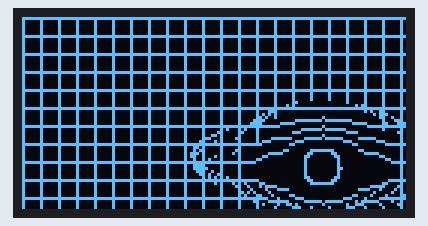
Bench run of a sketch on a simulated Arduino Uno, built with avr-gcc and run on an emulated ATmega328P. Shown: 128×64 one-colour display.

Above: at 0.6 s.
At 8.5 s:
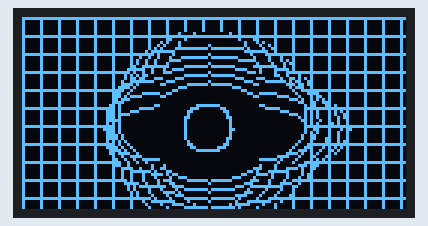
At 12.2 s:
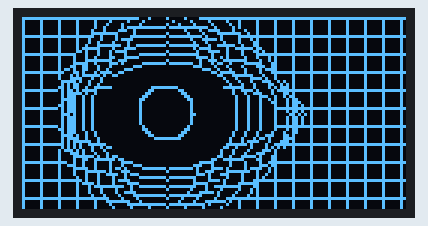
At 14.1 s:
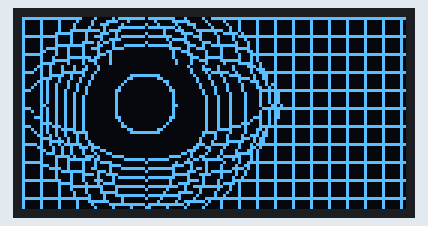
At 15.1 s:
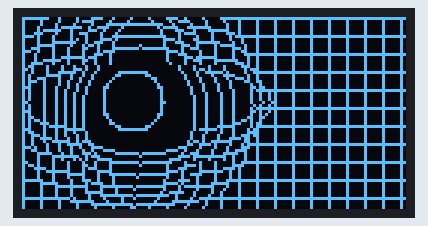
At 16.1 s:
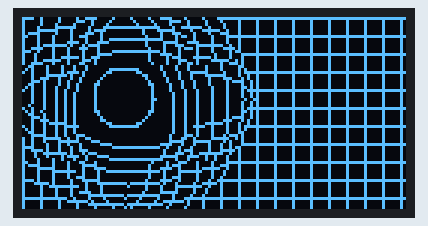

Measured:
- by itself, everything shown: repeats every 17.1 s, in 21 steps
- what the display in image 0 shows lasts 0.6 s, from 0.5 s to 1.1 s
- what the display in image 1 shows lasts 0.9 s, from 8.5 s to 9.4 s
- what the display in image 2 shows lasts 1.0 s, from 12.1 s to 13.1 s

The sketch:

p007_space_demo.ino
```cpp
#include <Wire.h>
#include <Adafruit_GFX.h>
#include <Adafruit_SSD1306.h>
#include <math.h>
#include <Arduino.h>

#define BAUD_RATE 9600
#define DELAY_TIME 1000
#define DISPLAY_WIDTH 128
#define DISPLAY_HEIGHT 64
#define OLED_RESET_PIN 4

Adafruit_SSD1306 display(DISPLAY_WIDTH, DISPLAY_HEIGHT, &Wire, OLED_RESET_PIN);

void setup() {
  Serial.begin(BAUD_RATE);
  display.begin(SSD1306_SWITCHCAPVCC, 0x3C);
  display.clearDisplay();
  display.setTextColor(WHITE);
  display.display();
}

void loop() {
  int center_x = 100;
  int center_y = 50;
  int initial_radius = 12;

  int total_x_decrease = 70;
  int total_y_decrease = 25;
  int total_radius_increase = 10;

  for(int percentage = 0; percentage <= 100; percentage += 5){
    display.clearDisplay();

    int x_decrease = static_cast<int>(total_x_decrease / 100.0 * percentage);
    int y_decrease = static_cast<int>(total_y_decrease / 100.0 * percentage);
    int radius_increase = static_cast<int>(total_radius_increase / 100.0 * percentage);

    int radius = initial_radius + radius_increase;

    drawCircle(center_x - x_decrease, center_y - y_decrease, radius / 2);
    drawShape(center_x - x_decrease, center_y - y_decrease, radius);

    display.display();
    delay(100);
  }
}

void drawShape(int center_x, int center_y, int radius) {
  const int line_break = 6;

  for (int i = 0; i < DISPLAY_WIDTH; i += line_break) {
    if (evaluateLine(center_x, center_y, radius, i, false)) {
      curveLine(center_x, center_y, radius, i, false);
    } else {
      display.drawLine(i, 0, i, DISPLAY_HEIGHT - 1, WHITE);
    }
  }

  for (int i = 0; i < DISPLAY_HEIGHT; i += line_break) {
    if (evaluateLine(center_x, center_y, radius, i, true)) {
      curveLine(center_x, center_y, radius, i, true);
    } else {
      display.drawLine(0, i, DISPLAY_WIDTH - 1, i, WHITE);
    }
  }
}

bool evaluateLine(int center_x, int center_y, int radius, int line, bool is_vertical) {
  const float proximity_threshold = 2.5;

  int length = is_vertical ? DISPLAY_WIDTH : DISPLAY_HEIGHT;

  for (int j = 0; j < length; j++) {
    float distance_vector = calculateDistance(center_x, center_y, is_vertical ? j : line, is_vertical ? line : j);
    if (distance_vector <= radius * proximity_threshold) {
      return true;
    }
  }
  return false;
}

//v1
void curveLine(int center_x, int center_y, int radius, int line, bool is_vertical) {
  int start_pixel = -1;
  int end_pixel = -1;
  const float proximity_factor = 2.0;
  int length = is_vertical ? DISPLAY_WIDTH : DISPLAY_HEIGHT;

  for (int j = 0; j < length; j++) {
    float distance_vector = calculateDistance(center_x, center_y, is_vertical ? j : line, is_vertical ? line : j);
    if (distance_vector > radius * proximity_factor) {
      display.drawPixel(is_vertical ? j : line, is_vertical ? line : j, WHITE);
    } else {
      if (start_pixel == -1) {
        start_pixel = j;
      } else {
        end_pixel = j;
      }
    }
  }

  if (end_pixel == -1) {
    int delta = line < (is_vertical ? center_y : center_x) ? line - 1 : line + 1;
    display.drawPixel(is_vertical ? start_pixel : delta, is_vertical ? delta : start_pixel, WHITE);
    return;
  }

  float curve_value = calculateDistance(center_x, center_y, start_pixel, line) - 2;
  int h = curve_value - abs(is_vertical ? center_y - line : center_x - line);

  for (int j = start_pixel; j <= end_pixel; j++) {
    int point_y = floor(getYValue(j, start_pixel, end_pixel, (h / 3), (h / 2)));
    display.drawPixel(is_vertical ? j : (line < center_x ? line - point_y : line + point_y),
                      is_vertical ? (line < center_y ? line - point_y : line + point_y) : j, WHITE);
  }
}

//v2
// void curveLine(int center_x, int center_y, int radius, int line, bool is_vertical) {
//   const float proximity_factor = 2.0;
//   const float curvature_factor = 0.01;  // Factor to control the amount of curvature
//   int length = is_vertical ? DISPLAY_WIDTH : DISPLAY_HEIGHT;

//   for (int j = 0; j < length; j++) {
//     float distance_vector = calculateDistance(center_x, center_y, is_vertical ? j : line, is_vertical ? line : j);
//     if (distance_vector <= radius * proximity_factor) {
//       int displacement = curvature_factor * pow(j - (is_vertical ? center_x : center_y), 2);
//       display.drawPixel(is_vertical ? j : line + displacement, is_vertical ? line + displacement : j, WHITE);
//     } else {
//       display.drawPixel(is_vertical ? j : line, is_vertical ? line : j, WHITE);
//     }
//   }
// }

//v3
// void curveLine(int center_x, int center_y, int radius, int line, bool is_vertical) {
//   const float proximity_factor = 2.0;
//   int length = is_vertical ? DISPLAY_WIDTH : DISPLAY_HEIGHT;

//   // Coordinates of points where line intersects the circle
//   int x1 = center_x - radius;
//   int x2 = center_x + radius;

//   // If line intersects circle, draw curved lines
//   if (line > center_y - radius && line < center_y + radius) {
//     // Draw line segments on either side of the circle
//     for (int i = 0; i < x1; i++) {
//       display.drawPixel(i, line, WHITE);
//     }
//     for (int i = x2; i < length; i++) {
//       display.drawPixel(i, line, WHITE);
//     }

//     // Draw curved lines around the circle
//     for (int i = x1; i <= x2; i++) {
//       // Use a sinusoidal function to get curve height, adjust amplitude and frequency as needed
//       int curveHeight = (int)(10 * sin(PI * (i - x1) / (x2 - x1)));

//       // Depending on which side of the center the line is, curve goes up or down
//       if (line < center_y) {
//         display.drawPixel(i, line - curveHeight, WHITE);
//       } else {
//         display.drawPixel(i, line + curveHeight, WHITE);
//       }
//     }
//   } else {
//     // If line does not intersect circle, draw straight line
//     for (int i = 0; i < length; i++) {
//       display.drawPixel(i, line, WHITE);
//     }
//   }
// }

float calculateDistance(int x1, int y1, int x2, int y2) {
  int dx = x2 - x1;
  int dy = y2 - y1;
  return sqrt(dx * dx + dy * dy);
}

void drawCircle(int16_t center_x, int16_t center_y, int16_t radius) {
  const int break_point = 5;
  int count = 0;
  for (float theta = 0; theta < 2 * PI; theta += 0.01) {
    if (count % break_point == 0) {
      int16_t x1 = center_x + radius * cos(theta);
      int16_t y1 = center_y + radius * sin(theta);
      int16_t x2 = center_x + radius * cos(theta + 0.01);
      int16_t y2 = center_y + radius * sin(theta + 0.01);
      display.drawLine(x1, y1, x2, y2, WHITE);
    }
    count++;
  }
}

const double LOG_BASE = 24.0;

double func1(double x, double x1, double x2, double A) {
  double quarter = x1 + (x2 - x1) / 4;
  return A * (log10(x - x1 + 1) / log10(quarter - x1 + 1)) / log10(LOG_BASE);
}

double func2(double x, double x1, double x2, double A, double B) {
  double quarter = x1 + (x2 - x1) / 4;
  double threeQuarter = x1 + 3 * (x2 - x1) / 4;
  double mid = (quarter + threeQuarter) / 2;
  return -(B - A) * pow((x - mid) / (mid - quarter), 2) + B;
}

double func3(double x, double x1, double x2, double A) {
  double threeQuarter = x1 + 3 * (x2 - x1) / 4;
  return A * (log10(x2 - x + 1) / log10(x2 - threeQuarter + 1)) / log10(LOG_BASE);
}

double getYValue(double x, double x1, double x2, double A, double B) {
  double quarter = x1 + (x2 - x1) / 4;
  double threeQuarter = x1 + 3 * (x2 - x1) / 4;

  if (x < x1 || x > x2) {
    return -1;
  } else if (x <= quarter) {
    return func1(x, x1, x2, A);
  } else if (x <= threeQuarter) {
    return func2(x, x1, x2, A, B);
  } else {
    return func3(x, x1, x2, A);
  }
}
```
